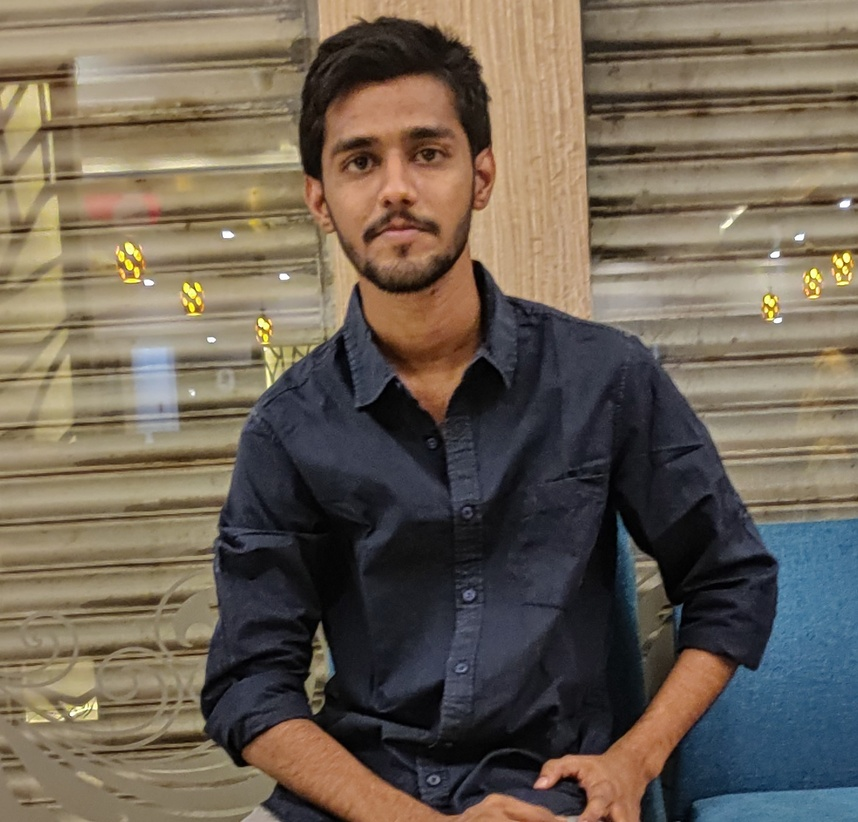
#> input picture img-to-sketch/a.jpg, 858 x 822 px, shrunk from 1463 x 1402 before the run
$ python imgsketch.py
#> lines starting #> are read from the running program, lines starting #| are printed output that depends on the picture
'''
      Image to Pencil Sketch with Python
      The only library we need for converting an image into a pencil sketch with Python is an OpenCV library
      Command to install CV: pip install opencv-python
'''

import cv2


'''
    Now the next thing to do is to read the image
    cv2.imshow(“Title You want to give”, Image) and
    then simply write cv2.waitKey(0).
    This will display the image
'''

image = cv2.imread("a.jpg")  #image_Read
#> image is the input picture: shape (822, 858, 3); mean B, G, R 84.4, 98.1, 108.9
cv2.imshow("Orignal Img", image)   #display the image
cv2.waitKey(0)               #display the image

'''
#To create a new image by converting the original image to greyscale
gray_image = cv2.cvtColor(image, cv2.COLOR_BGR2GRAY)  #cv2. cvtColor(input_image, flag) method is used to convert an image from one color space to another
cv2.imshow("Black & White", gray_image)
cv2.waitKey(0)

#next step is to invert the new grayscale image
inverted_image = 255 - gray_image
cv2.imshow("Inverted -ve Img", inverted_image)
cv2.waitKey()


#next step in the process is to blur the image by using the Gaussian Function in OpenCV
blurred = cv2.GaussianBlur(inverted_image, (21, 21), 0)

#final step is to invert the blurred image, then we can easily convert the image into a pencil sketch
inverted_blurred = 255 - blurred
pencil_sketch = cv2.divide(gray_image, inverted_blurred, scale=256.0)
cv2.imshow("Sketch", pencil_sketch)
cv2.waitKey(0)


'''
#if you want to have a look at both the original image and the pencil sketch side by side
cv2.imshow("original image", image)

gray_image = cv2.cvtColor(image, cv2.COLOR_BGR2GRAY)
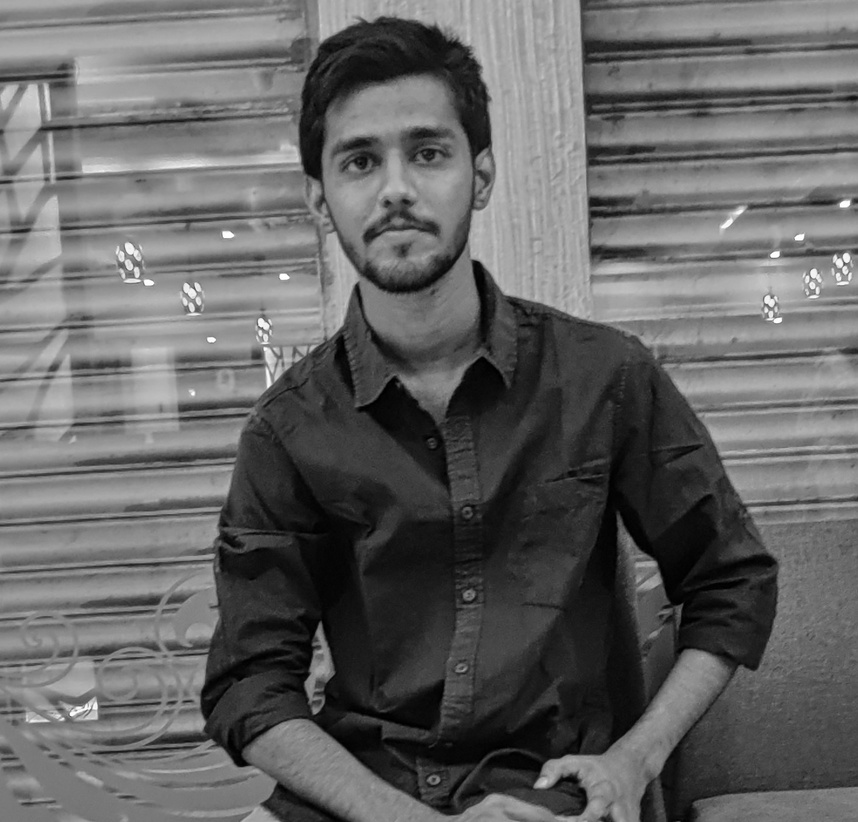
#> gray_image: shape (822, 858); min 0, max 255, mean 99.8
inverted_image = 255 - gray_image
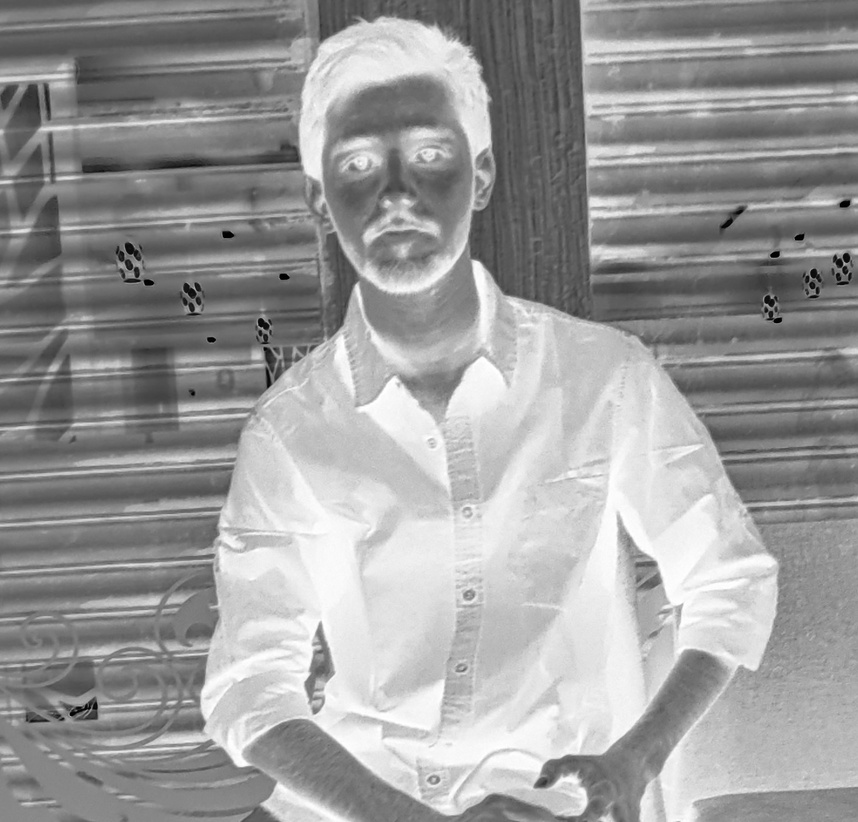
#> inverted_image: shape (822, 858); min 0, max 255, mean 155.2
blurred = cv2.GaussianBlur(inverted_image, (21, 21), 0)
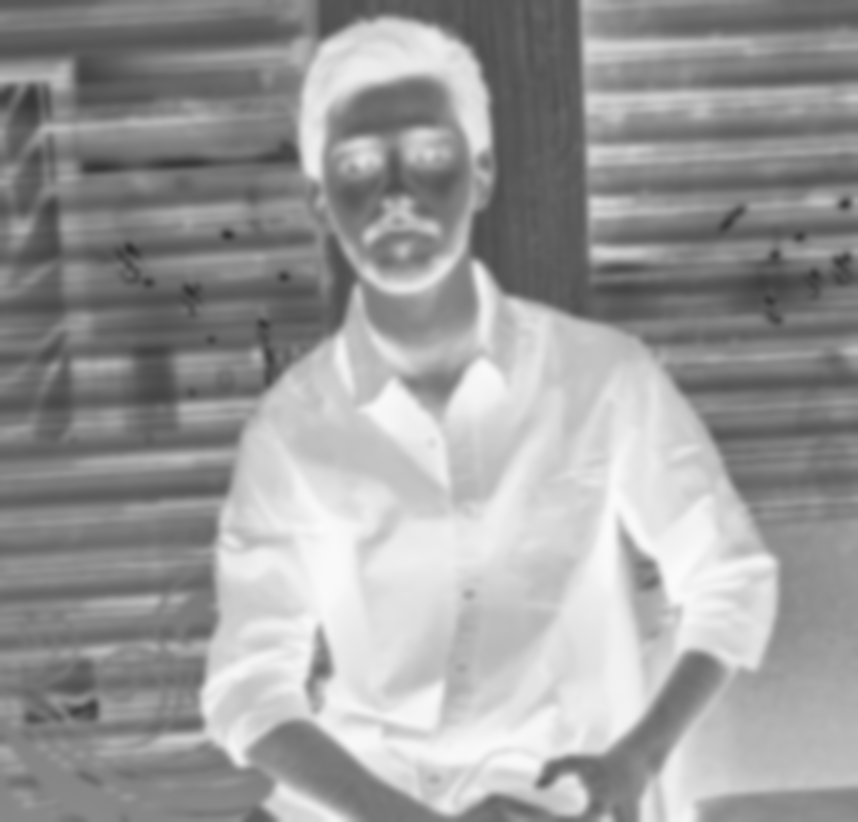
#> blurred: shape (822, 858); min 46, max 251, mean 155.2
inverted_blurred = 255 - blurred
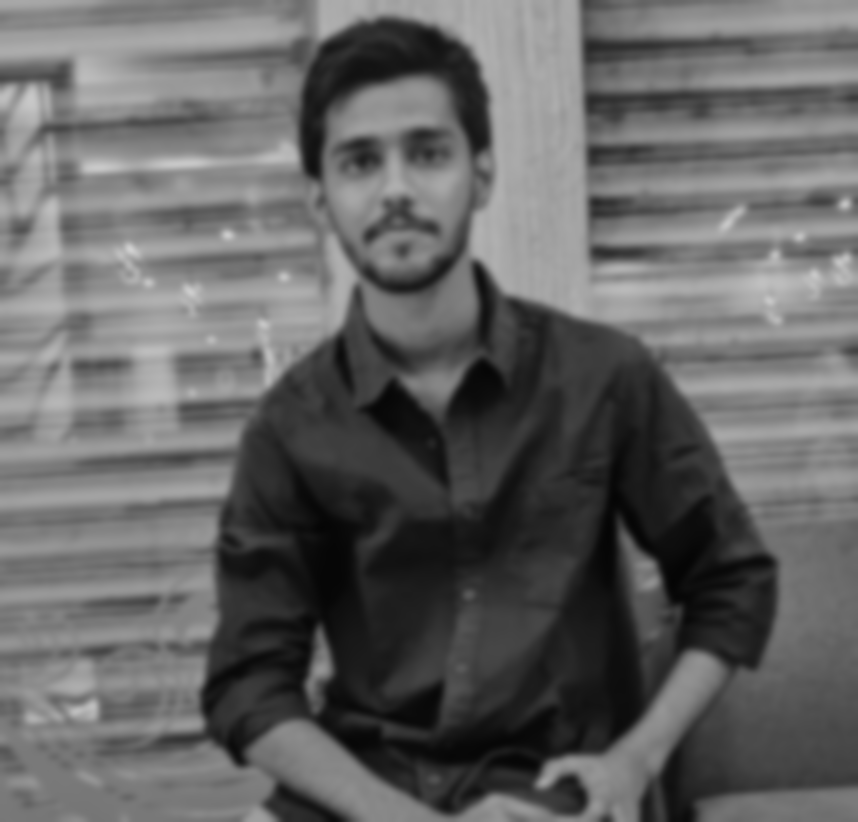
#> inverted_blurred: shape (822, 858); min 4, max 209, mean 99.8
pencil_sketch = cv2.divide(gray_image, inverted_blurred, scale=150.0)
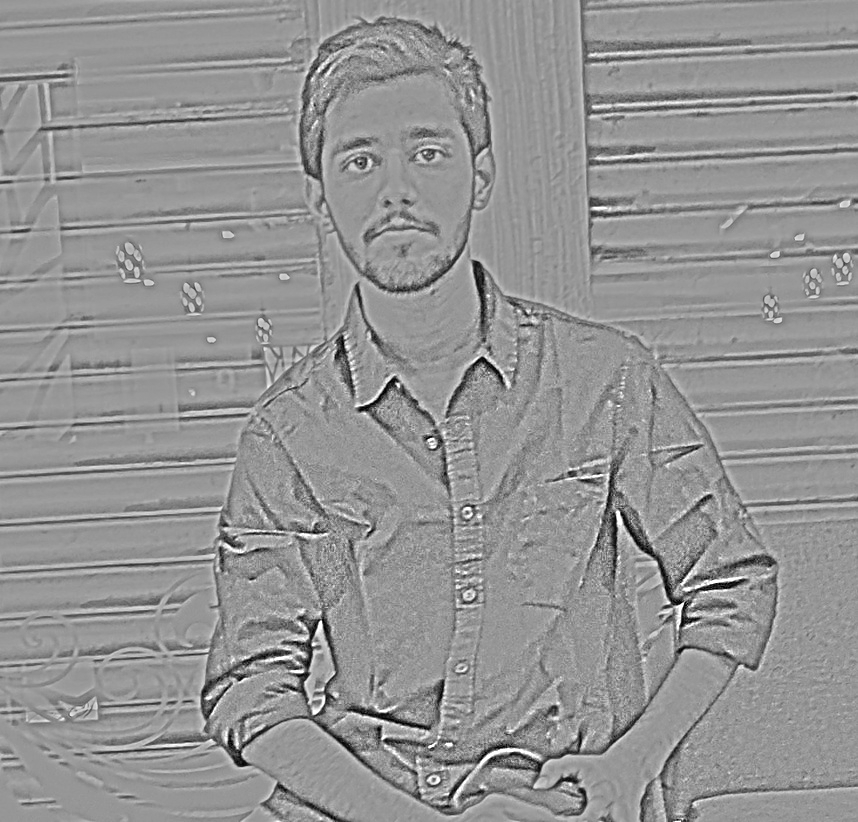
#> pencil_sketch: shape (822, 858); min 0, max 255, mean 147.5
cv2.imshow("pencil sketch", pencil_sketch)
cv2.waitKey(0)
